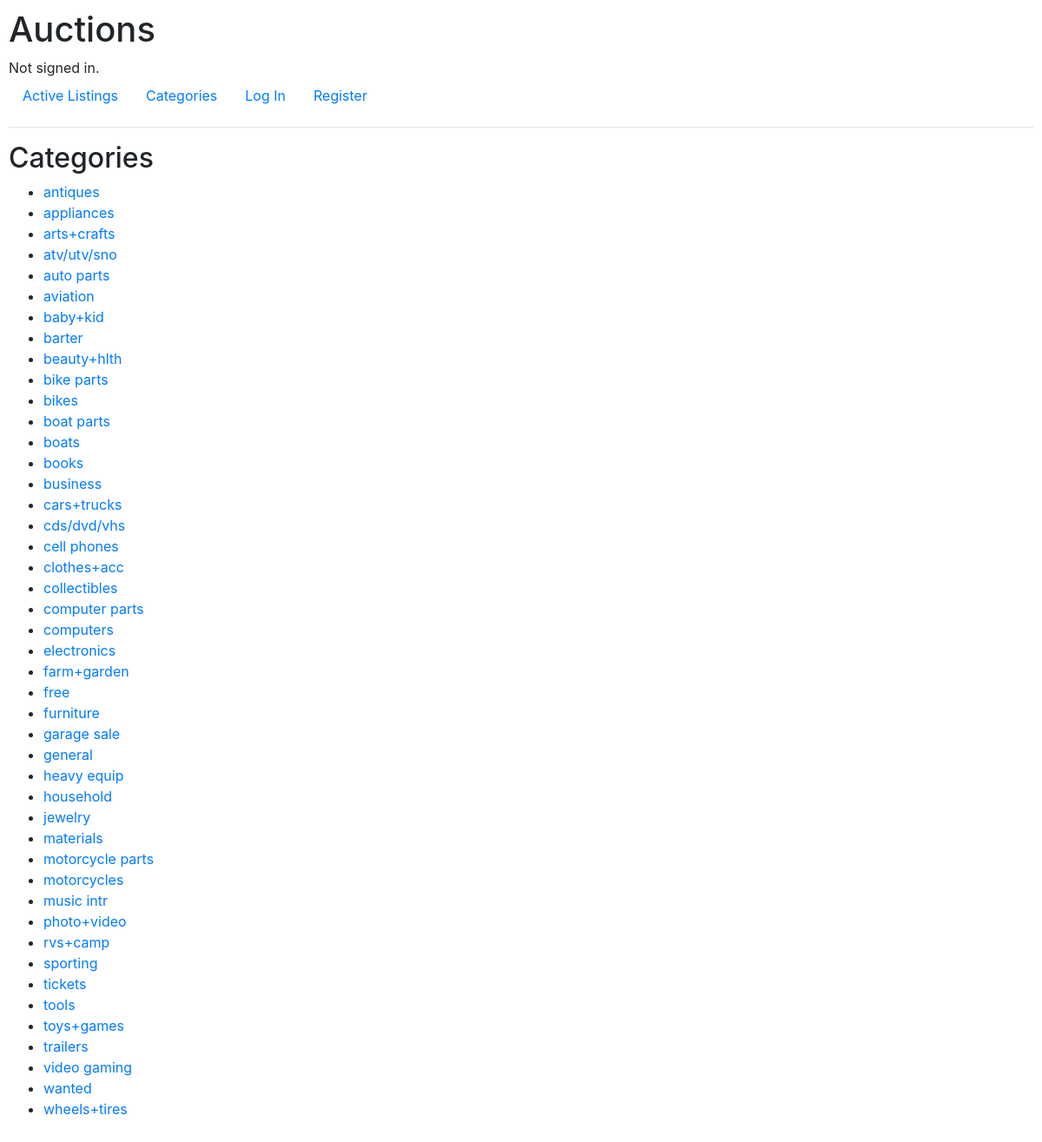
/category_list, run on an earlier commit of the app's database.
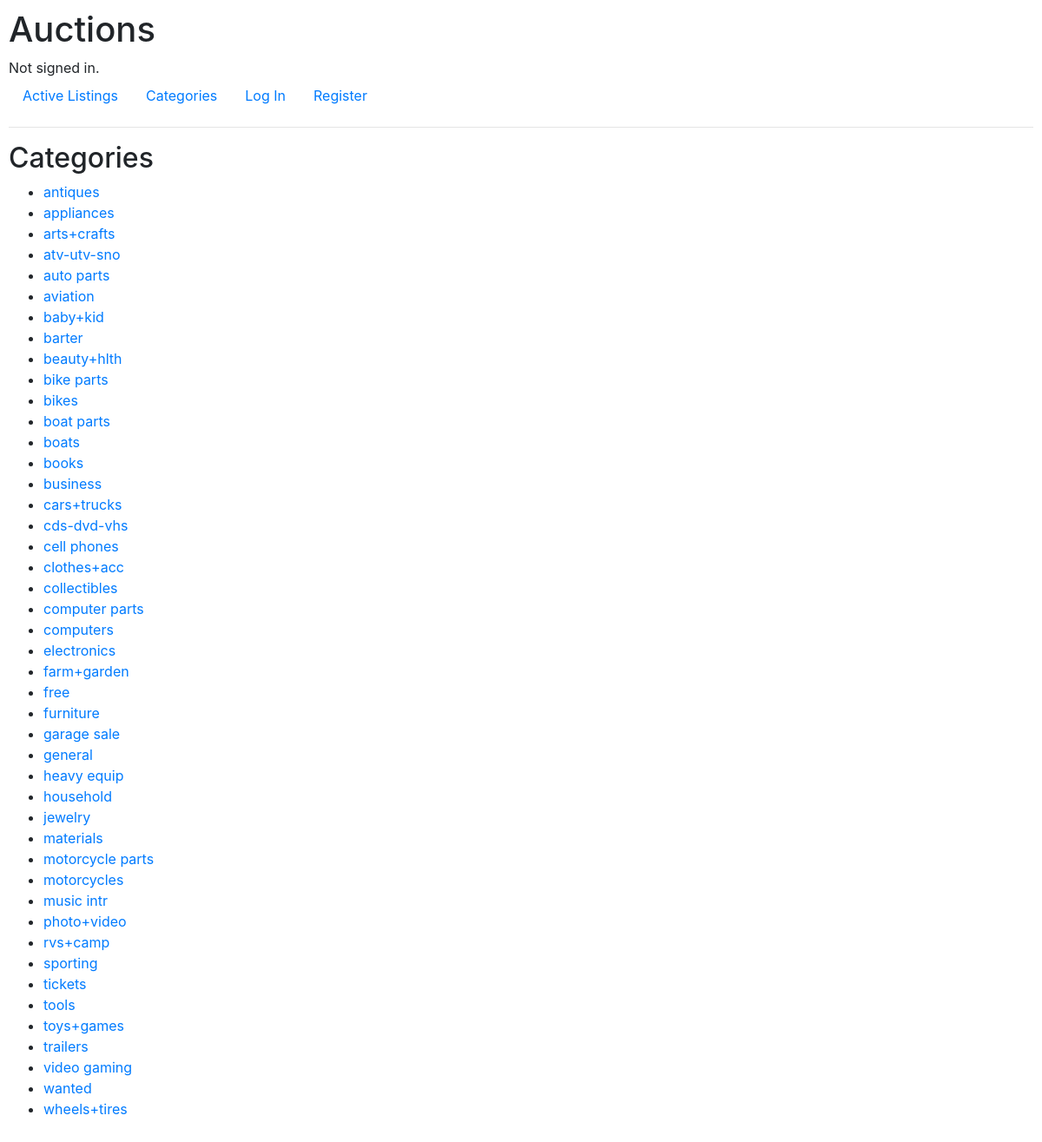
And on a later commit of the database.
### auctions/models.py (models this page shows, shortened)
class Categories(models.Model):
    name = models.CharField(max_length=64, blank=True, null=True)

### auctions/views.py (the view)
# urls.py: path("category_list", views.category_list, name="category_list"),
def category_list(request):
    categories = Categories.objects.all
    return render(request, "auctions/category_list.html", {
        "categories": categories,
    })

### auctions/templates/auctions/category_list.html
{% extends "auctions/layout.html" %}
{% block body %}
    <h2>Categories</h2>
    <ul>
        {% for category in categories %}
        <li><a href="{% url 'category_page' name=category.name %}">{{ category.name }}</a></li>
        {% endfor %}
    </ul>
{% endblock %}

### auctions/templates/auctions/layout.html (shortened to what this page needs)
{% load static %}
<!DOCTYPE html>
<html lang="en">
    <head>
        <link rel="stylesheet" href="https://stackpath.bootstrapcdn.com/bootstrap/4.4.1/css/bootstrap.min.css">
        <link href="{% static 'auctions/styles.css' %}" rel="stylesheet">
    </head>
    <body>
        <h1>Auctions</h1>
        <div>
            {% if user.is_authenticated %}
                Signed in as <strong>{{ user.username }}</strong>.
            {% else %}
                Not signed in.
            {% endif %}
        </div>
        <ul class="nav">
            <li class="nav-item">
                <a class="nav-link" href="{% url 'index' %}">Active Listings</a>
            </li>
            <li class="nav-item">
                <a class="nav-link" href="{% url 'category_list' %}">Categories</a>
            </li>
            {% if user.is_authenticated %}
                <li class="nav-item">
                    <a class="nav-link" href="{% url 'closed' %}">Closed Listings</a>
                </li>
                <li class="nav-item">
                    <a class="nav-link" href="{% url 'logout' %}">Log Out</a>
                </li>
                <li class="nav-item">
                    <a class="nav-link" href="{% url 'create_listing' %}">Create Listing</a>
                </li>
                <li class="nav-item">
                    <a class="nav-link" href="{% url 'watchlist' %}">Watchlist</a>
                </li>
            {% else %}
                <li class="nav-item">
                    <a class="nav-link" href="{% url 'login' %}">Log In</a>
                </li>
                <li class="nav-item">
                    <a class="nav-link" href="{% url 'register' %}">Register</a>
                </li>
            {% endif %}
        </ul>
        <hr>
        {% block body %}
        {% endblock %}
    </body>
</html>

### auctions/static/auctions/styles.css (style rules this page uses)
body { padding: 10px; }

What changed in the data, as far as the page shows it:
changed Categories: name "atv/utv/sno" → "atv-utv-sno"
changed Categories: name "cds/dvd/vhs" → "cds-dvd-vhs"
